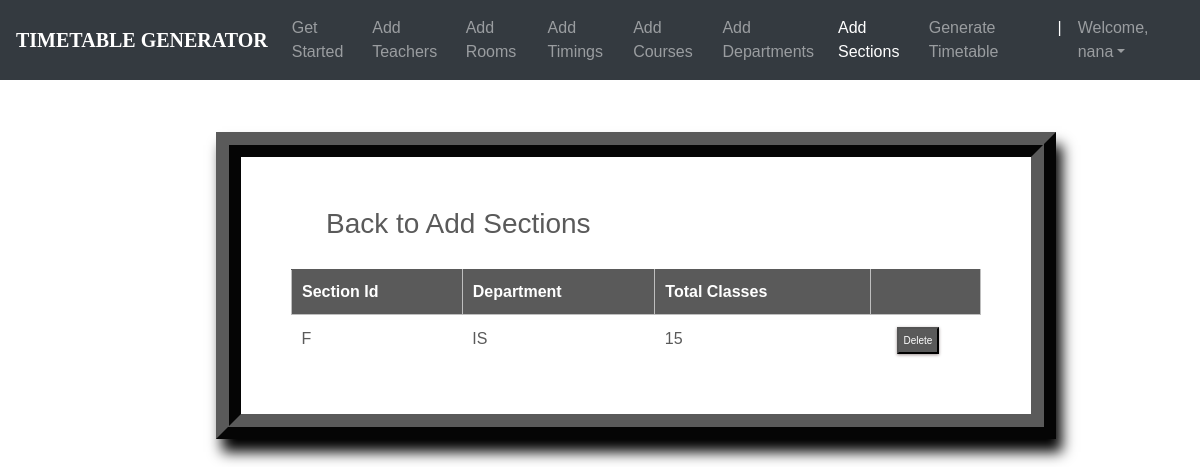
The app's page /sections_list/ (signed in), older data.
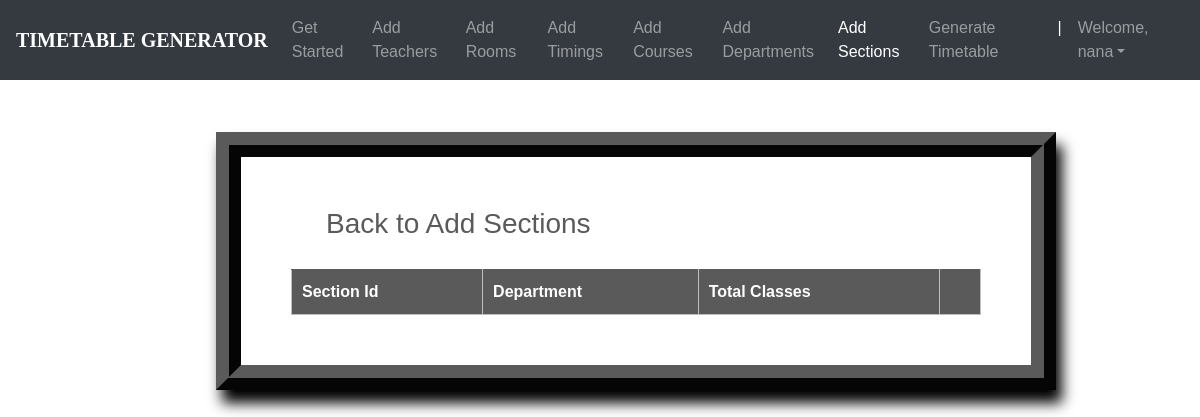
The same page, newer data.
### ttgen/models.py (models this page shows, shortened)
class Section(models.Model):
    section_id = models.CharField(max_length=25, primary_key=True)
    department = models.ForeignKey(Department, on_delete=models.CASCADE)
    num_class_in_week = models.IntegerField(default=0)
    course = models.ForeignKey(Course, on_delete=models.CASCADE, blank=True, null=True)
    meeting_time = models.ForeignKey(MeetingTime, on_delete=models.CASCADE, blank=True, null=True)
    room = models.ForeignKey(Room, on_delete=models.CASCADE, blank=True, null=True)
    instructor = models.ForeignKey(Instructor, on_delete=models.CASCADE, blank=True, null=True)

class Department(models.Model):
    dept_name = models.CharField(max_length=50)
    courses = models.ManyToManyField(Course)
    def __str__(self):
        return f'{self.dept_name}'

### ttgen/views.py (the view)
# urls.py: path('sections_list/', views.section_list, name='editsection'),
@login_required
def section_list(request):
    context = {
        'sections': Section.objects.all()
    }
    return render(request, 'seclist.html', context)

### templates/seclist.html (shortened to what this page needs)
<!DOCTYPE html>
<html lang="en">
<head>
	<link rel="stylesheet" href="https://maxcdn.bootstrapcdn.com/bootstrap/4.0.0/css/bootstrap.min.css">
    <link rel="stylesheet" type="text/css" href="static/css/index.css">
</head>
<body>
        <header>
			<nav class="navbar navbar-expand-md navbar-dark fixed-top bg-dark">
                <a class="navbar-brand" href="#"><b>TIMETABLE GENERATOR</b></a>
                <div class="collapse navbar-collapse" id="navbarCollapse">
                    <ul class="navbar-nav ml-auto">
                    <li class="nav-item">
                        <a class="nav-link" href="{% url 'admindash' %}">Get Started</a>
                    </li>
                    <li class="nav-item">
                        <a class="nav-link" href="{% url 'addInstructors' %}">Add Teachers</a>
                    </li>
                    <li class="nav-item">
                        <a class="nav-link" href="{% url 'addRooms' %}">Add Rooms</a>
                    </li>
                    <li class="nav-item">
		                <a class="nav-link" href="{% url 'addTimings' %}">Add Timings</a>
		            </li>
                    <li class="nav-item">
                        <a class="nav-link" href="{% url 'addCourses' %}">Add Courses</a>
                    </li>
                    <li class="nav-item">
			            <a class="nav-link" href="{% url 'addDepts' %}">Add Departments</a>
		            </li>
                    <li class="nav-item active">
			            <a class="nav-link" href="{% url 'addSections' %}">Add Sections</a>
		            </li>
                    <li class="nav-item">
			            <a class="nav-link" href="{% url 'generate' %}">Generate Timetable</a>
		            </li>
                    <li class="nav-item active">
			            <a class="nav-link">|</a>
		            </li>
                    <li class="nav-item dropdown">
		                <a class="nav-link dropdown-toggle" href="#" id="dropdown03" data-toggle="dropdown" aria-haspopup="true" aria-expanded="false">Welcome, {{ user.first_name }}</a>
		            </li>
                    </ul>
                </div>
            </nav>
        </header>
        <br><br>
    {% block content %}
{% load static %}
<fieldset class="fieldset">
    <a href="{% url 'addSections'%}"><h1 class="tablink" onclick="openPage('new')" id="defaultOpen">Back to Add Sections</h1></a>
    <div class="tabcontent" id="edit">
        <table class="table1">
            <thead>
            <tr class="table-headers">
            <th>Section Id</th>
            <th>Department</th>
            <th>Total Classes</th>
            <th  class="empty"></th>
            </tr>
            </thead>
            <tbody>
            {% for sec in sections %}
            <tr>
             <td>{{sec.section_id}}</td>
             <td>{{sec.department}}</td>
             <td>{{sec.num_class_in_week }}</td>
             <td class="empty">
                <form action="{% url 'deletesection' sec.section_id %}" method="post">
                        <input type="submit" value="Delete" class="cross">
                </form>
             </td>
             </tr>
            {% endfor %}
            </tbody>
        </table>
    </div>
</fieldset>
{% endblock %}

Row changes from the older to the newer data that the page shows:
removed Section: section_id "F", department "IS", num_class_in_week "15"
